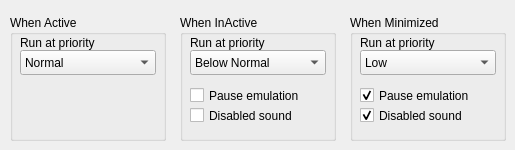
      <widget class="QWidget" name="tab_host_extensions">
       <attribute name="title">
        <string>Pri. and Extensions</string>
       </attribute>
       <widget class="QGroupBox" name="groupBox_43">
        <property name="geometry">
         <rect>
          <x>10</x>
          <y>15</y>
          <width>156</width>
          <height>126</height>
         </rect>
        </property>
        <property name="title">
         <string>When Active</string>
        </property>
        <widget class="QLabel" name="label_53">
         <property name="geometry">
          <rect>
           <x>10</x>
           <y>20</y>
           <width>111</width>
           <height>16</height>
          </rect>
         </property>
         <property name="text">
          <string>Run at priority</string>
         </property>
        </widget>
        <widget class="QComboBox" name="comboBox_31">
         <property name="geometry">
          <rect>
           <x>10</x>
           <y>35</y>
           <width>136</width>
           <height>25</height>
          </rect>
         </property>
         <property name="currentIndex">
          <number>1</number>
         </property>
         <item>
          <property name="text">
           <string>Above Normal</string>
          </property>
         </item>
         <item>
          <property name="text">
           <string>Normal</string>
          </property>
         </item>
         <item>
          <property name="text">
           <string>Below Normal</string>
          </property>
         </item>
         <item>
          <property name="text">
           <string>Low</string>
          </property>
         </item>
        </widget>
       </widget>
       <widget class="QGroupBox" name="groupBox_44">
        <property name="geometry">
         <rect>
          <x>180</x>
          <y>15</y>
          <width>156</width>
          <height>126</height>
         </rect>
        </property>
        <property name="title">
         <string>When InActive</string>
        </property>
        <widget class="QLabel" name="label_54">
         <property name="geometry">
          <rect>
           <x>10</x>
           <y>20</y>
           <width>111</width>
           <height>16</height>
          </rect>
         </property>
         <property name="text">
          <string>Run at priority</string>
         </property>
        </widget>
        <widget class="QComboBox" name="comboBox_32">
         <property name="geometry">
          <rect>
           <x>10</x>
           <y>35</y>
           <width>136</width>
           <height>25</height>
          </rect>
         </property>
         <property name="currentIndex">
          <number>2</number>
         </property>
         <item>
          <property name="text">
           <string>Above Normal</string>
          </property>
         </item>
         <item>
          <property name="text">
           <string>Normal</string>
          </property>
         </item>
         <item>
          <property name="text">
           <string>Below Normal</string>
          </property>
         </item>
         <item>
          <property name="text">
           <string>Low</string>
          </property>
         </item>
        </widget>
        <widget class="QCheckBox" name="checkBox_14">
         <property name="geometry">
          <rect>
           <x>10</x>
           <y>70</y>
           <width>131</width>
           <height>21</height>
          </rect>
         </property>
         <property name="text">
          <string>Pause emulation</string>
         </property>
        </widget>
        <widget class="QCheckBox" name="checkBox_15">
         <property name="geometry">
          <rect>
           <x>10</x>
           <y>90</y>
           <width>131</width>
           <height>21</height>
          </rect>
         </property>
         <property name="text">
          <string>Disabled sound</string>
         </property>
        </widget>
       </widget>
       <widget class="QGroupBox" name="groupBox_45">
        <property name="geometry">
         <rect>
          <x>350</x>
          <y>15</y>
          <width>156</width>
          <height>126</height>
         </rect>
        </property>
        <property name="title">
         <string>When Minimized</string>
        </property>
        <widget class="QLabel" name="label_56">
         <property name="geometry">
          <rect>
           <x>10</x>
           <y>20</y>
           <width>111</width>
           <height>16</height>
          </rect>
         </property>
         <property name="text">
          <string>Run at priority</string>
         </property>
        </widget>
        <widget class="QComboBox" name="comboBox_34">
         <property name="geometry">
          <rect>
           <x>10</x>
           <y>35</y>
           <width>136</width>
           <height>25</height>
          </rect>
         </property>
         <property name="currentIndex">
          <number>3</number>
         </property>
         <item>
          <property name="text">
           <string>Above Normal</string>
          </property>
         </item>
         <item>
          <property name="text">
           <string>Normal</string>
          </property>
         </item>
         <item>
          <property name="text">
           <string>Below Normal</string>
          </property>
         </item>
         <item>
          <property name="text">
           <string>Low</string>
          </property>
         </item>
        </widget>
        <widget class="QCheckBox" name="checkBox_18">
         <property name="geometry">
          <rect>
           <x>10</x>
           <y>70</y>
           <width>131</width>
           <height>21</height>
          </rect>
         </property>
         <property name="text">
          <string>Pause emulation</string>
         </property>
         <property name="checked">
          <bool>true</bool>
         </property>
        </widget>
        <widget class="QCheckBox" name="checkBox_19">
         <property name="geometry">
          <rect>
           <x>10</x>
           <y>90</y>
           <width>131</width>
           <height>21</height>
          </rect>
         </property>
         <property name="text">
          <string>Disabled sound</string>
         </property>
         <property name="checked">
          <bool>true</bool>
         </property>
        </widget>
       </widget>
      </widget>
